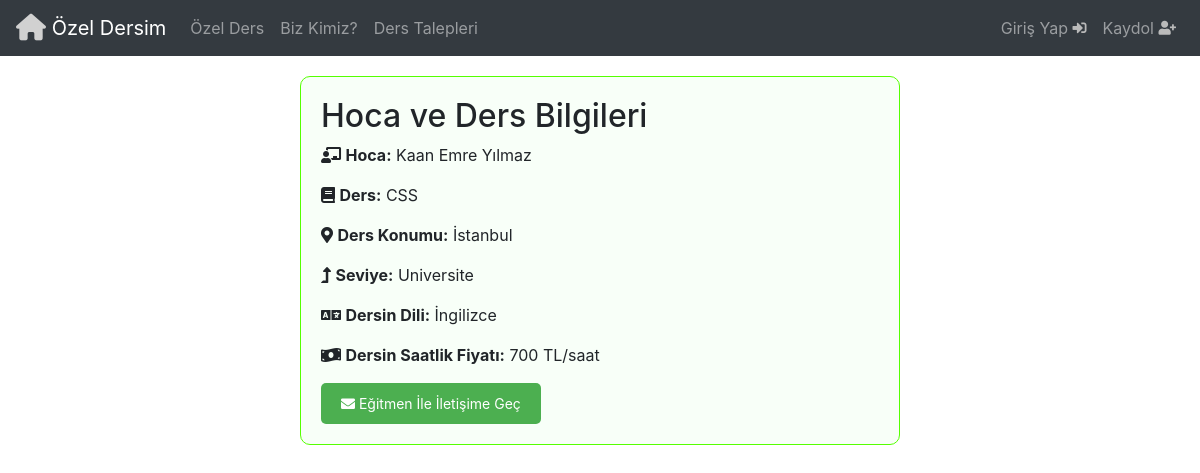
The page /hoca_detay/21 on the database its author committed.
### Base/models.py (models this page shows, shortened)
class VerilenDersler(models.Model):
  seviye = [
    ('İlkokul', 'İlkokul'),
    ('Ortaokul', 'Ortaokul'),
    ('Lise', 'Lise'),
    ('Universite', 'Üniversite'),
    ('Yukseklisans','Yüksek Lisans'),
  ]
  ders = models.ForeignKey(Ders, on_delete=models.CASCADE)
  saatlik_ucret = models.IntegerField(validators=[MinValueValidator(0)])
  egitmen = models.ForeignKey(User, on_delete=models.CASCADE)
  ders_dili = models.ForeignKey(Dil, on_delete=models.CASCADE)
  sehir = models.ForeignKey(Sehir, on_delete=models.CASCADE)
  ders_seviyesi = models.CharField(max_length=50, choices=seviye)

class Ders(models.Model):
  ders = models.CharField(max_length=50)
  def __str__(self) :
    return self.ders

class Sehir(models.Model):
  sehir = models.CharField(max_length=50)
  def __str__(self):
    return self.sehir

class Dil(models.Model):
  dil = models.CharField(max_length=50)
  def __str__(self):
    return self.dil

### Base/views.py (the view)
# urls.py: path('hoca_detay/<str:pk>',views.hoca_detay,name='HocaDetay'),
def hoca_detay(request,pk):
   ders = VerilenDersler.objects.get(id=pk)
   user = ders.egitmen
   profile = Profile.objects.get(user=user)
   if profile.bio:
      has_bio = True
   else:
      has_bio = False
   context = {'ders' : ders, 'user' : user, 'has_bio' : has_bio}
   return render(request,'HocaDetay.html',context)

### Templates/HocaDetay.html (shortened to what this page needs)
{% include 'navbar.html' %}
<!DOCTYPE html>
<html lang="en">
  <head>
    <link
      rel="stylesheet"
      href="https://cdnjs.cloudflare.com/ajax/libs/font-awesome/5.15.4/css/all.min.css"
    />
  </head>
  <body>
    <div class="container">
      <h2>Hoca ve Ders Bilgileri</h2>
      <p><i class="fas fa-chalkboard-teacher"></i> <strong>Hoca:</strong> {{ user.first_name }} {{ user.last_name }}</p>
      <p><i class="fas fa-book"></i> <strong>Ders:</strong> {{ ders.ders }}</p>
      <p><i class="fas fa-map-marker-alt"></i> <strong>Ders Konumu:</strong> {{ ders.sehir }}</p>
      <p><i class="fas fa-level-up-alt"></i> <strong>Seviye:</strong> {{ ders.ders_seviyesi }}</p>
      <p><i class="fas fa-language"></i> <strong>Dersin Dili:</strong> {{ ders.ders_dili }}</p>
      <p><i class="fas fa-money-bill-wave"></i> <strong>Dersin Saatlik Fiyatı:</strong> {{ ders.saatlik_ucret }} TL/saat</p>
      <div class="right-actions">
        {% if request.user.is_authenticated %}
        <a
          href="{% url 'IletisimeGec2' ders.id %}"
          class="btn btn-success btn-sm btn-success-custom"
          ><i class="fas fa-envelope"></i> Eğitmen İle İletişime Geç</a>
        {% else %}
        <a
          href="{% url 'register' %}"
          class="btn btn-success btn-sm btn-success-custom"
          ><i class="fas fa-envelope"></i> Eğitmen İle İletişime Geç</a>
        {% endif %}
      </div>
    </div>
  </body>
</html>

### Templates/HocaDetay.html (style rules this page uses)
.container { max-width: 600px; margin: 20px auto; padding: 20px; border: 1px solid #55ff00; border-radius: 10px; background-color: #5cf5570a; }
.btn-success-custom { background-color: #4caf50; color: white; padding: 10px 20px; border: none; border-radius: 5px; cursor: pointer; text-decoration: none; }

### rows shown on the page
VerilenDersler: ders "CSS", sehir "İstanbul", ders_seviyesi "Universite", ders_dili "İngilizce", saatlik_ucret "700"

### other values the page prints
{{ user.first_name }} "Kaan Emre"
{{ user.last_name }} "Yılmaz"
